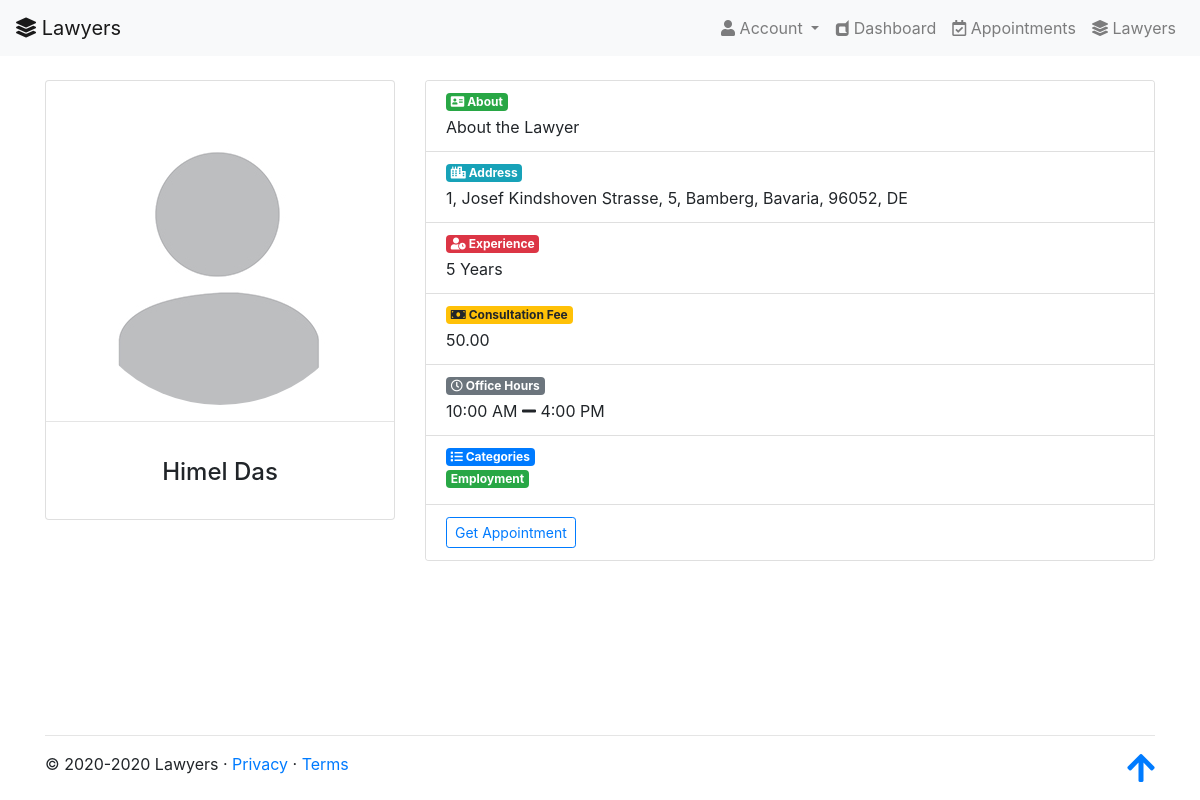
Page /lawyers/4/ (signed in) on the committed database.
### users/models.py (models this page shows, shortened)
class LawyerProfile(models.Model):
    user = models.OneToOneField(User, on_delete=models.CASCADE)
    about = models.TextField(max_length=500)
    experience = models.IntegerField(verbose_name="Experience in Year")
    categories = models.ManyToManyField(Category)
    DAYS_OF_WEEK = (
        (0, 'Monday'),
        (1, 'Tuesday'),
        (2, 'Wednesday'),
        (3, 'Thursday'),
        (4, 'Friday'),
        (5, 'Saturday'),
        (6, 'Sunday'),
    )
    days = MultiSelectField(choices=DAYS_OF_WEEK,
                            max_choices=6, verbose_name="Working Days")
    time_start = models.TimeField(verbose_name="Office Hours Start")
    time_end = models.TimeField(verbose_name="Office Hours End")
    fee = MoneyField(max_digits=10, decimal_places=2, default_currency='EUR',
                     validators=[
                         MinMoneyValidator(0),
                         MaxMoneyValidator(400000),
                         MaxMoneyValidator({'EUR': 4000, 'USD': 4000}),
                     ],
                     verbose_name="Consultation Fee")
    document = models.ImageField(upload_to=user_dir_lawyer,
                                 verbose_name="Official Document",
                                 validators=[file_size])
    is_verified = models.BooleanField(default=False)

class User(AbstractUser):
    first_name = models.CharField(
        max_length=FIRST_NAME_MAX_LENGTH, verbose_name="First Name")
    last_name = models.CharField(
        max_length=LAST_NAME_MAX_LENGTH, verbose_name="Last Name")
    GENDER_CHOICES = [('', 'Select'), ('F', 'Female'),
                      ('M', 'Male'), ('O', 'Other')]
    user_type = models.CharField(max_length=1, choices=USER_TYPE_CHOICES,
                                 default=CUSTOMER, verbose_name="User Type")
    gender = models.CharField(max_length=1, choices=GENDER_CHOICES, )
    pro_pic = models.ImageField(default=user_default_pro_pic,
                                upload_to=user_dir,
                                verbose_name="Profile Picture",
                                validators=[file_size])
    @property
    def is_manager(self):
        return str(self.user_type) == MANAGER
    @property
    def is_lawyer(self):
        return str(self.user_type) == LAWYER

class Address(models.Model):
    user = models.OneToOneField(User, on_delete=models.CASCADE)
    flat_number = models.CharField(
        max_length=10, blank=True, verbose_name="Flat Number")
    apartment_number = models.CharField(
        max_length=10, blank=True, verbose_name="Apartment Number")
    street = models.CharField(max_length=100)
    city = models.CharField(max_length=20)
    state = models.CharField(max_length=20)
    postal_code = models.IntegerField(
        validators=[MaxValueValidator(9999999999)],
        verbose_name="Postal Code")
    country = CountryField(blank_label='Select')
    def __str__(self):
        address_data = [self.flat_number, self.street,
                        self.apartment_number, self.city, self.state,
                        self.postal_code, self.country]
        address = ''
        for field in address_data:
            if field:
                if address:
                    address += ', '
                address += str(field)
        return address

class Category(models.Model):
    name = models.CharField(max_length=CATEGORY_MAX_LENGTH)

### core/views/lawyers.py (the view)
@method_decorator([login_required], name='dispatch')
class LawyerProfileDetailView(DetailView):
    model = LawyerProfile
    context_object_name = 'lawyerprofile'
    template_name = 'core/lawyer.html'

### templates/core/lawyer.html (shortened to what this page needs)
{% extends "base.html" %}
{% load i18n %}
{% block content %}
<div class="container">
    <div class="row mt-4 mb-4">
        <div class="col-md-4">
             <div class="card text-center">
                <div class="avatar mx-auto white mt-4">
                    <img src="{{ lawyerprofile.user.pro_pic.url }}" class="rounded-circle img-fluid" alt="Profile Avatar">
                </div>
                <hr>
                <div class="card-body">
                    <h4 class="card-title">
                        {{ lawyerprofile.user.get_full_name }}
                    </h4>
                </div>
            </div>
        </div>
        <div class="col-md-8">
            <div class="card">
                <ul class="list-group list-group-flush">
                    <li class="list-group-item">
                        <span class="badge badge-success">
                            <i class="fas fa-address-card"></i>
                            About
                        </span>
                        <div>
                            {{ lawyerprofile.about }}
                        </div>
                    </li>
                    <li class="list-group-item">
                        <span class="badge badge-info">
                            <i class="fas fa-city"></i>
                            Address
                        </span>
                        <div>{{ lawyerprofile.user.address }}</div>
                    </li>
                    <li class="list-group-item">
                        <span class="badge badge-danger">
                            <i class="fas fa-user-clock"></i>
                            Experience
                        </span>
                        <div>{{ lawyerprofile.experience }} Years</div>
                    </li>
                    <li class="list-group-item">
                        <span class="badge badge-warning">
                            <i class="fas fa-money-bill"></i>
                            Consultation Fee
                        </span>
                        <div>{{ lawyerprofile.fee }}</div>
                    </li>
                    <li class="list-group-item">
                        <span class="badge badge-secondary">
                            <i class="far fa-clock"></i>
                            Office Hours
                        </span>
                        <div>
                            {{ lawyerprofile.time_start|date:'g:i A' }}
                            <i class="fas fa-minus"></i>
                            {{ lawyerprofile.time_end|date:'g:i A' }}
                        </div>
                    </li>
                    <li class="list-group-item">
                        <span class="badge badge-primary">
                            <i class="fas fa-list"></i>
                            Categories
                        </span>
                        <div>
                            {% for category in lawyerprofile.categories.all %}
                                <span class="badge badge-success">{{ category.name }}</span>
                            {% endfor %}
                        </div>
                    </li>
                    <li class="list-group-item">
                        {% if not user.is_lawyer %}
                            <a href="{% url 'core:appointment_create' lawyerprofile.user.id %}"
                                class="btn btn-sm btn-outline-primary" role="button">
                                Get Appointment
                            </a>
                        {% endif %}
                    </li>
                </ul>
            </div>
        </div>
    </div>
</div>
{% endblock content %}

### static_files/core/css/style.css (style rules this page uses)
.badge { margin-bottom: 0.25rem; }

### rows in the picture
LawyerProfile: user.pro_pic (picture), user.get_full_name "Himel Das", about "About the Lawyer", user.address "1, Josef Kindshoven Strasse, 5, Bamberg, Bavaria, 96052, DE", experience "5", fee "50.00", time_start "10:00 AM", time_end "4:00 PM"
Category: name "Employment"
